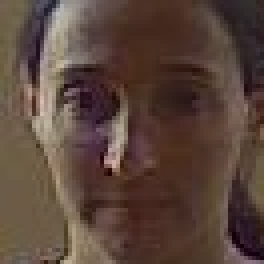
#> input picture computed_data/improve_dataset1/group1/faces/12_c1_f750.jpg, 66 x 66 px, found by its file name (shown 4 times larger); its folder holds only this picture in this run
$ python improve.py
#> lines starting #> are read from the running program, lines starting #| are printed output that depends on the picture
#> in load_image, image is the input picture: shape (66, 66, 3); mean B, G, R 59.7, 69.5, 90.2
### help_functions.py
import logging
import os
import random
import re

import cv2
import numpy as np

import config
import retinex
from config import body_image_resize, face_image_resize


# [5 lines left out: function unzip, not called in this run]


def prepare_face(image):
    image = cv2.resize(image, config.face_image_resize)
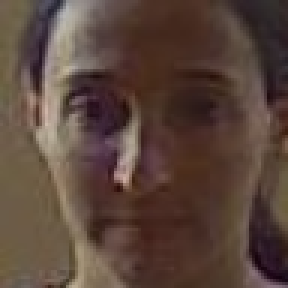
#> image: shape (96, 96, 3) (shown 3 times larger); mean of channels 0, 1, 2 59.6, 69.3, 90.1; drawn as B, G, R
    if len(image.shape) == 3:
        image = cv2.cvtColor(image, cv2.COLOR_BGR2GRAY)
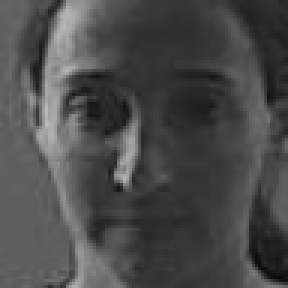
#> image: shape (96, 96) (shown 3 times larger); min 9, max 191, mean 74.4
    image = np.expand_dims(image, axis=2)
    return image


def prepare_body(image):
    image = cv2.resize(image, body_image_resize)
    return image


# [13 lines left out: functions prepare_body_retinex, prepare_face_random_resize, not called in this run]


def identity(image):
    return image


# fetches image from location
def fetch_images(path, file_type='.jpg', preprocess=identity):
    result = []
    for file in os.listdir(path):
        if (file.endswith(file_type) or file_type == '') and os.path.isfile(os.path.join(path, file)):
            image, _ = load_image(path, file, preprocess)
            result.append((image, file),)
    return result


saved_images = {}


# returns list of tuples containing loaded images and their file name
def load_all_images(path, file_type='.jpg', preprocess=identity):
    key = path + '#' + file_type + '#' + str(id(preprocess))
    images = saved_images.get(key)
    if images is None:
        images = fetch_images(path, file_type, preprocess)
#> images = 1 item
        saved_images[key] = images
        logging.debug('Images loaded from path')
    else:
        logging.debug('Images loaded from memory')
    return images


# returns tuple containing loaded image and its file name
def load_image(path, file, preprocess=identity):
    if file.lower().endswith('.pgm'):
        image = cv2.imread(os.path.join(path, file), -1)
    else:
        image = cv2.imread(os.path.join(path, file), cv2.IMREAD_COLOR)
    image = preprocess(image)
    if len(image.shape) == 2:
        image = np.expand_dims(image, axis=2)
    return image, file


# files <- iterable, contains names of images to load
# [16 lines left out: functions load_images, info_from_image_name, not called in this run]


def fetch_data(path):
    return np.loadtxt(path, delimiter=' ')


saved_data = {}


# [29 lines left out: functions load_data, _build_info, not called in this run]

### siamese_network.py
from keras import regularizers, backend
from keras.models import Sequential, Model
from keras.optimizers import Adam
from keras.layers import Conv2D, Input, Dropout
from keras.layers.pooling import MaxPooling2D
from keras.layers.core import Lambda, Flatten, Dense

import config


def get_face_model(dimensions=(config.face_image_resize[1], config.face_image_resize[0], 1)):
    network = Sequential()
    network.add(Conv2D(64, (10, 10), activation='relu', input_shape=dimensions,
                kernel_initializer='random_uniform', kernel_regularizer=regularizers.l2(0.0002)))
    network.add(MaxPooling2D())
    network.add(Dropout(.15))
    network.add(Conv2D(128, (7, 7), activation='relu', kernel_initializer='random_uniform',
                bias_initializer='random_uniform', kernel_regularizer=regularizers.l2(0.0002)))
    network.add(MaxPooling2D())
    network.add(Dropout(.15))
    network.add(Conv2D(128, (4, 4), activation='relu', kernel_initializer='random_uniform',
                bias_initializer='random_uniform', kernel_regularizer=regularizers.l2(0.0002)))
    network.add(MaxPooling2D())
    network.add(Dropout(.15))
    network.add(Conv2D(256, (4, 4), activation='relu', kernel_initializer='random_uniform',
                bias_initializer='random_uniform', kernel_regularizer=regularizers.l2(0.0002)))
    network.add(Flatten())
    network.add(Dense(4096, activation='sigmoid', kernel_regularizer=regularizers.l2(0.001),
                kernel_initializer='random_uniform', bias_initializer='random_uniform'))

    input1 = Input(dimensions)
    input2 = Input(dimensions)

    feature1 = network(input1)
    feature2 = network(input2)

    l1_layer = Lambda(lambda tensors: backend.abs(tensors[0] - tensors[1]))
    l1_distance = l1_layer([feature1, feature2])

    prediction = Dense(1, activation='sigmoid')(l1_distance)
    siamese_net = Model(inputs=[input1, input2], outputs=prediction)

    optimizer = Adam(0.001, decay=2.5e-4)
    siamese_net.compile(loss='binary_crossentropy', optimizer=optimizer, metrics=['accuracy'])

    return siamese_net


def get_body_model(dimensions=(config.body_image_resize[1], config.body_image_resize[0], 3)):
    return get_face_model(dimensions)

### improve.py
import os
import cv2
import logging
import numpy as np

import help_functions
import siamese_network
import config

from train_help_functions import get_image_pairs


# build a new dataset from information we gathered from this playback
# [53 lines left out: functions build_new_dataset, fix_built_dataset, not called in this run]


# TODO: DRY, code is repeated for faces and bodies
# improve model for recognizing faces by learning from captured data
# potential problem A1 matched with A2, B1 matched with B2, but A1,B1,A2,B2 is one person
def improve_faces():
    # same person in different folders might have different ID, causing false negatives if we connected them
    train_images = []
    # load images from each folder
    for group_name in config.improve_camera_groups:
        images = help_functions.load_all_images(os.path.join(config.improve_folder, group_name, 'faces'),
                                                file_type='.jpg', preprocess=help_functions.prepare_face)
        train_images.append(images)

    # hyper-parameters
    people_count = 8
    iterations = 8000
    checkpoint = 2
    save_checkpoint = 5000

    model = siamese_network.get_face_model((config.face_image_resize[1], config.face_image_resize[0], 1))

    # are we improving base model of already improved model?
    # load weight for model we are improving
    if config.learning_start:
        model.load_weights(filepath=config.base_face_model)
    elif config.learning_improving:
        model.load_weights(filepath=config.improved_face_model)

    f = open(os.path.join('model_history', 'face_improve_perf.txt'), 'a')
    logging.info('IMPROVING: Starting to improve model for faces')
    for i in range(1, iterations+1):
        inputs, targets = get_image_pairs(train_images[np.random.randint(0, len(train_images))], people_count)
        (loss, acc) = model.train_on_batch(inputs, targets)
        if i % checkpoint == 0:
            logging.info('Iteration: {}'.format(i))
            logging.info('Loss: {}'.format(loss))
            logging.info('Accuracy: {}'.format(acc))
            f.write(str(i) + ' ' + str(loss) + ' ' + str(acc) + '\n')
        if i % save_checkpoint == 0:
            model.save_weights(os.path.join('model_history', str(i) + 'FI.h5'))
            f.flush()
    model.save_weights(config.improved_face_model)
    f.close()


# improve model for recognizing bodies by learning from captured data
def improve_bodies():
    # same person in different folders might have different ID, causing false negatives if we connected them
    train_images = []
    # load images from each folder
    for group_name in config.improve_camera_groups:
        images = help_functions.load_all_images(os.path.join(config.improve_folder, group_name, 'bodies'),
                                                file_type='.jpg', preprocess=help_functions.prepare_body)
        train_images.append(images)

    # hyper-parameters
    people_count = 8
    iterations = 8000
    checkpoint = 2
    save_checkpoint = 5000

    model = siamese_network.get_body_model((config.body_image_resize[1], config.body_image_resize[0], 3))

    # are we improving base model of already improved model?
    # load weight for model we are improving
    if config.learning_start:
        model.load_weights(filepath=config.base_body_model)
    elif config.learning_improving:
        model.load_weights(filepath=config.improved_body_model)

    f = open(os.path.join('model_history', 'body_improve_perf.txt'), 'a')
    logging.info('IMPROVING: Starting to improve model for bodies')
    for i in range(1, iterations+1):
        inputs, targets = get_image_pairs(train_images[np.random.randint(0, len(train_images))], people_count)
        (loss, acc) = model.train_on_batch(inputs, targets)
        if i % checkpoint == 0:
            logging.info('Iteration: {}'.format(i))
            logging.info('Loss: {}'.format(loss))
            logging.info('Accuracy: {}'.format(acc))
            f.write(str(i) + ' ' + str(loss) + ' ' + str(acc) + '\n')
        if i % save_checkpoint == 0:
            model.save_weights(os.path.join('model_history', str(i) + 'FBI.h5'))
            f.flush()
    model.save_weights(config.improved_body_model)
    f.close()


if __name__ == '__main__':
    improve_faces()
#> (the call stopped at in get_face_model, `network = Sequential()`: keras is not available in this run)
    improve_bodies()
#> (the run stopped early here; a loop or call above may not have finished)

$ run again, on computed_data/improve_dataset1/group1/faces/15_c0_f915.jpg
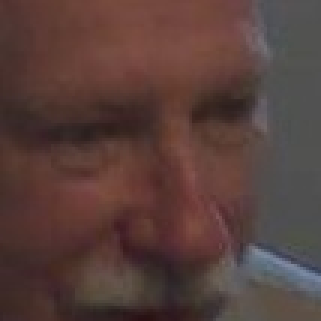
#> input picture computed_data/improve_dataset1/group1/faces/15_c0_f915.jpg, 107 x 107 px, found by its file name (shown 3 times larger)
#> in load_image, image is the input picture: shape (107, 107, 3); mean B, G, R 59.1, 63.3, 87.3
#> in prepare_face, `image = cv2.cvtColor(image, cv2.COLOR_BGR2GRAY)`:
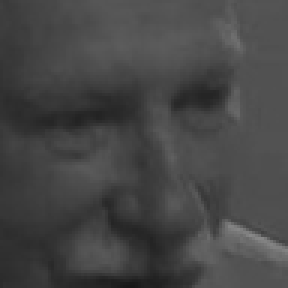
#> image: shape (96, 96) (shown 3 times larger); min 24, max 136, mean 69.9
#> images = 1 item

$ run again, on computed_data/improve_dataset1/group1/faces/15_c1_f915.jpg
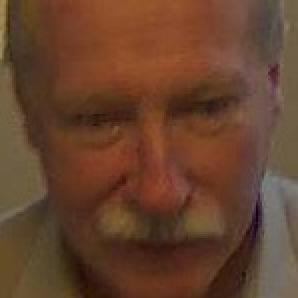
#> input picture computed_data/improve_dataset1/group1/faces/15_c1_f915.jpg, 149 x 149 px, found by its file name (shown 2 times larger)
#> in load_image, image is the input picture: shape (149, 149, 3); mean B, G, R 45.4, 66.4, 102
#> in prepare_face, `image = cv2.cvtColor(image, cv2.COLOR_BGR2GRAY)`:
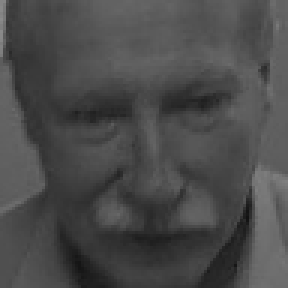
#> image: shape (96, 96) (shown 3 times larger); min 18, max 138, mean 74.5
#> images = 1 item

$ run again, on computed_data/improve_dataset1/group1/faces/15_c2_f1305.jpg
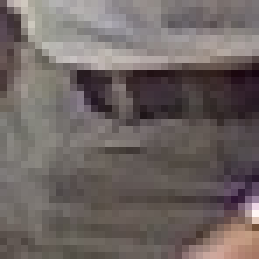
#> input picture computed_data/improve_dataset1/group1/faces/15_c2_f1305.jpg, 37 x 37 px, found by its file name (shown 7 times larger)
#> in load_image, image is the input picture: shape (37, 37, 3); mean B, G, R 98.8, 101, 110.1
#> in prepare_face, `image = cv2.resize(image, config.face_image_resize)`:
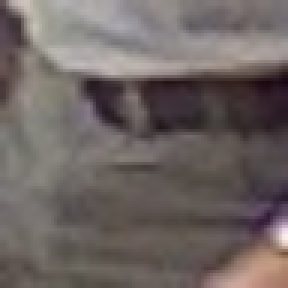
#> image: shape (96, 96, 3) (shown 3 times larger); mean of channels 0, 1, 2 98.7, 100.9, 110; drawn as B, G, R
#> in prepare_face, `image = cv2.cvtColor(image, cv2.COLOR_BGR2GRAY)`:
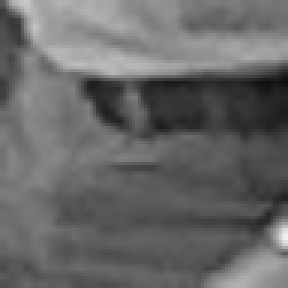
#> image: shape (96, 96) (shown 3 times larger); min 13, max 241, mean 103.4
#> images = 1 item

$ run again, on computed_data/improve_dataset1/group1/faces/14_c1_f3705.jpg
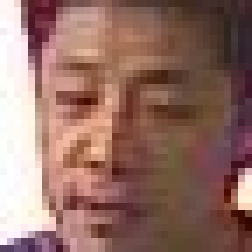
#> input picture computed_data/improve_dataset1/group1/faces/14_c1_f3705.jpg, 36 x 36 px, found by its file name (shown 7 times larger)
#> in load_image, image is the input picture: shape (36, 36, 3); mean B, G, R 101.1, 110.4, 147.6
#> in prepare_face, `image = cv2.resize(image, config.face_image_resize)`:
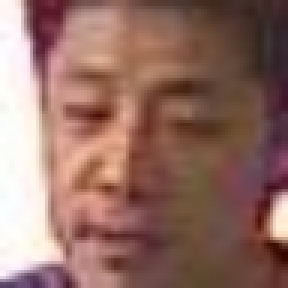
#> image: shape (96, 96, 3) (shown 3 times larger); mean of channels 0, 1, 2 101, 110.3, 147.5; drawn as B, G, R
#> in prepare_face, `image = cv2.cvtColor(image, cv2.COLOR_BGR2GRAY)`:
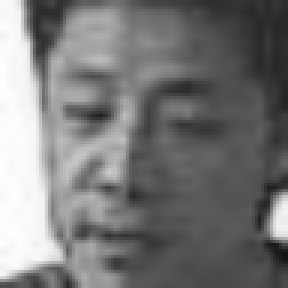
#> image: shape (96, 96) (shown 3 times larger); min 19, max 255, mean 120.3
#> images = 1 item
